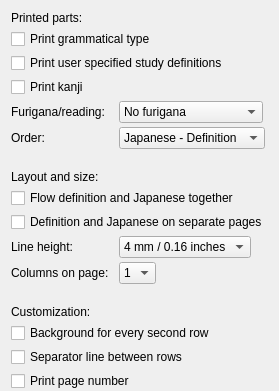
            <widget class="QWidget" name="printPage">
             <property name="sizePolicy">
              <sizepolicy hsizetype="Expanding" vsizetype="Expanding">
               <horstretch>0</horstretch>
               <verstretch>0</verstretch>
              </sizepolicy>
             </property>
             <layout class="QFormLayout" name="formLayout_13">
              <property name="horizontalSpacing">
               <number>10</number>
              </property>
              <property name="verticalSpacing">
               <number>4</number>
              </property>
              <property name="bottomMargin">
               <number>0</number>
              </property>
              <item row="0" column="0" colspan="2">
               <widget class="QLabel" name="label_98">
                <property name="text">
                 <string>Printed parts:</string>
                </property>
               </widget>
              </item>
              <item row="1" column="0" colspan="2">
               <widget class="QCheckBox" name="printTypeBox">
                <property name="sizePolicy">
                 <sizepolicy hsizetype="Fixed" vsizetype="Fixed">
                  <horstretch>0</horstretch>
                  <verstretch>0</verstretch>
                 </sizepolicy>
                </property>
                <property name="text">
                 <string>Print grammatical type</string>
                </property>
               </widget>
              </item>
              <item row="2" column="0" colspan="2">
               <widget class="QCheckBox" name="printUserDefBox">
                <property name="toolTip">
                 <string>Instead of the word definition found in the dictionary, print the definition you set for studying</string>
                </property>
                <property name="text">
                 <string>Print user specified study definitions</string>
                </property>
               </widget>
              </item>
              <item row="3" column="0" colspan="2">
               <widget class="QCheckBox" name="printKanjiBox">
                <property name="sizePolicy">
                 <sizepolicy hsizetype="Fixed" vsizetype="Fixed">
                  <horstretch>0</horstretch>
                  <verstretch>0</verstretch>
                 </sizepolicy>
                </property>
                <property name="toolTip">
                 <string>Check to print the written form of words. Uncheck to print the kana reading</string>
                </property>
                <property name="text">
                 <string>Print kanji</string>
                </property>
               </widget>
              </item>
              <item row="4" column="0">
               <widget class="QLabel" name="label_97">
                <property name="text">
                 <string>Furigana/reading:</string>
                </property>
               </widget>
              </item>
              <item row="4" column="1">
               <widget class="QComboBox" name="printFuriganaCBox">
                <property name="sizePolicy">
                 <sizepolicy hsizetype="Fixed" vsizetype="Fixed">
                  <horstretch>0</horstretch>
                  <verstretch>0</verstretch>
                 </sizepolicy>
                </property>
                <property name="toolTip">
                 <string>Placement of kana reading of kanji in words, when kanji is printed</string>
                </property>
                <item>
                 <property name="text">
                  <string>No furigana</string>
                 </property>
                </item>
                <item>
                 <property name="text">
                  <string>Furigana above kanji</string>
                 </property>
                </item>
                <item>
                 <property name="text">
                  <string>Reading after kanji</string>
                 </property>
                </item>
               </widget>
              </item>
              <item row="5" column="0">
               <widget class="QLabel" name="label_110">
                <property name="text">
                 <string>Order:</string>
                </property>
               </widget>
              </item>
              <item row="5" column="1">
               <widget class="QComboBox" name="printOrderCBox">
                <property name="sizePolicy">
                 <sizepolicy hsizetype="Fixed" vsizetype="Fixed">
                  <horstretch>0</horstretch>
                  <verstretch>0</verstretch>
                 </sizepolicy>
                </property>
                <property name="currentIndex">
                 <number>0</number>
                </property>
                <item>
                 <property name="text">
                  <string>Japanese - Definition</string>
                 </property>
                </item>
                <item>
                 <property name="text">
                  <string>Definition - Japanese</string>
                 </property>
                </item>
               </widget>
              </item>
              <item row="6" column="0" colspan="2">
               <spacer name="verticalSpacer_19">
                <property name="orientation">
                 <enum>Qt::Vertical</enum>
                </property>
                <property name="sizeType">
                 <enum>QSizePolicy::Fixed</enum>
                </property>
                <property name="sizeHint" stdset="0">
                 <size>
                  <width>20</width>
                  <height>13</height>
                 </size>
                </property>
               </spacer>
              </item>
              <item row="7" column="0" colspan="2">
               <widget class="QLabel" name="label_109">
                <property name="text">
                 <string>Layout and size:</string>
                </property>
               </widget>
              </item>
              <item row="8" column="0" colspan="2">
               <widget class="QCheckBox" name="printFlowBox">
                <property name="sizePolicy">
                 <sizepolicy hsizetype="Fixed" vsizetype="Fixed">
                  <horstretch>0</horstretch>
                  <verstretch>0</verstretch>
                 </sizepolicy>
                </property>
                <property name="toolTip">
                 <string>Print each word line as a single block of text, instead of printing the Japanese and definition parts in separate columns</string>
                </property>
                <property name="text">
                 <string>Flow definition and Japanese together</string>
                </property>
               </widget>
              </item>
              <item row="9" column="0" colspan="2">
               <widget class="QCheckBox" name="printSeparateBox">
                <property name="sizePolicy">
                 <sizepolicy hsizetype="Fixed" vsizetype="Fixed">
                  <horstretch>0</horstretch>
                  <verstretch>0</verstretch>
                 </sizepolicy>
                </property>
                <property name="toolTip">
                 <string>Print the word definition and its Japanese form on alternate pages. This can be used for studying</string>
                </property>
                <property name="text">
                 <string>Definition and Japanese on separate pages</string>
                </property>
               </widget>
              </item>
              <item row="10" column="0">
               <widget class="QLabel" name="label_112">
                <property name="text">
                 <string>Line height:</string>
                </property>
               </widget>
              </item>
              <item row="10" column="1">
               <widget class="QComboBox" name="printHeightCBox">
                <property name="sizePolicy">
                 <sizepolicy hsizetype="Fixed" vsizetype="Fixed">
                  <horstretch>0</horstretch>
                  <verstretch>0</verstretch>
                 </sizepolicy>
                </property>
                <property name="toolTip">
                 <string>Physical size of a printed line on paper</string>
                </property>
                <item>
                 <property name="text">
                  <string>4 mm / 0.16 inches</string>
                 </property>
                </item>
                <item>
                 <property name="text">
                  <string>5 mm / 0.2 inches</string>
                 </property>
                </item>
                <item>
                 <property name="text">
                  <string>6 mm / 0.24 inches</string>
                 </property>
                </item>
                <item>
                 <property name="text">
                  <string>7 mm / 0.28 inches</string>
                 </property>
                </item>
                <item>
                 <property name="text">
                  <string>8 mm / 0.32 inches</string>
                 </property>
                </item>
                <item>
                 <property name="text">
                  <string>9 mm / 0.36 inches</string>
                 </property>
                </item>
                <item>
                 <property name="text">
                  <string>10 mm / 0.4 inches</string>
                 </property>
                </item>
               </widget>
              </item>
              <item row="11" column="0">
               <widget class="QLabel" name="label_113">
                <property name="text">
                 <string>Columns on page:</string>
                </property>
               </widget>
              </item>
              <item row="11" column="1">
               <widget class="QComboBox" name="printColumnsCBox">
                <property name="sizePolicy">
                 <sizepolicy hsizetype="Fixed" vsizetype="Fixed">
                  <horstretch>0</horstretch>
                  <verstretch>0</verstretch>
                 </sizepolicy>
                </property>
                <property name="toolTip">
                 <string>Number of Japanese / definition columns on each page</string>
                </property>
                <property name="currentText">
                 <string notr="true">1</string>
                </property>
                <item>
                 <property name="text">
                  <string notr="true">1</string>
                 </property>
                </item>
                <item>
                 <property name="text">
                  <string notr="true">2</string>
                 </property>
                </item>
                <item>
                 <property name="text">
                  <string notr="true">3</string>
                 </property>
                </item>
               </widget>
              </item>
              <item row="12" column="1">
               <spacer name="verticalSpacer_25">
                <property name="orientation">
                 <enum>Qt::Vertical</enum>
                </property>
                <property name="sizeType">
                 <enum>QSizePolicy::Fixed</enum>
                </property>
                <property name="sizeHint" stdset="0">
                 <size>
                  <width>20</width>
                  <height>13</height>
                 </size>
                </property>
               </spacer>
              </item>
              <item row="13" column="0" colspan="2">
               <widget class="QLabel" name="label_108">
                <property name="text">
                 <string>Customization:</string>
                </property>
               </widget>
              </item>
              <item row="14" column="0" colspan="2">
               <widget class="QCheckBox" name="printBackgroundBox">
                <property name="sizePolicy">
                 <sizepolicy hsizetype="Fixed" vsizetype="Fixed">
                  <horstretch>0</horstretch>
                  <verstretch>0</verstretch>
                 </sizepolicy>
                </property>
                <property name="toolTip">
                 <string>Draw a light gray background for every second word to visually separate them</string>
                </property>
                <property name="text">
                 <string>Background for every second row</string>
                </property>
               </widget>
              </item>
              <item row="15" column="0" colspan="2">
               <widget class="QCheckBox" name="printSeparatorBox">
                <property name="sizePolicy">
                 <sizepolicy hsizetype="Fixed" vsizetype="Fixed">
                  <horstretch>0</horstretch>
                  <verstretch>0</verstretch>
                 </sizepolicy>
                </property>
                <property name="toolTip">
                 <string>Separate each word with a line</string>
                </property>
                <property name="text">
                 <string>Separator line between rows</string>
                </property>
               </widget>
              </item>
              <item row="16" column="0" colspan="2">
               <widget class="QCheckBox" name="printPageBox">
                <property name="sizePolicy">
                 <sizepolicy hsizetype="Fixed" vsizetype="Fixed">
                  <horstretch>0</horstretch>
                  <verstretch>0</verstretch>
                 </sizepolicy>
                </property>
                <property name="toolTip">
                 <string>Print the page number at the bottom of the page</string>
                </property>
                <property name="text">
                 <string>Print page number</string>
                </property>
               </widget>
              </item>
             </layout>
            </widget>
